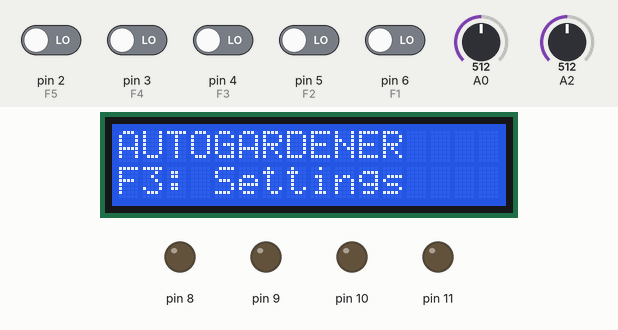
Recording of a sketch running on a simulated Arduino Uno, built with avr-gcc and run on an emulated ATmega328P. On the bench: 16×2 character LCD, output pins drawn as LEDs (lit = HIGH). The test bench sets the inputs (shaded band); at power-on: pin 2 (F5), pin 3 (F4), pin 4 (F3), pin 5 (F2), pin 6 (F1) LOW, A0 = 512, A2 = 512.

Above: at 1.0 s.
1.1 s: pin 6 (F1) driven HIGH
At 1.6 s:
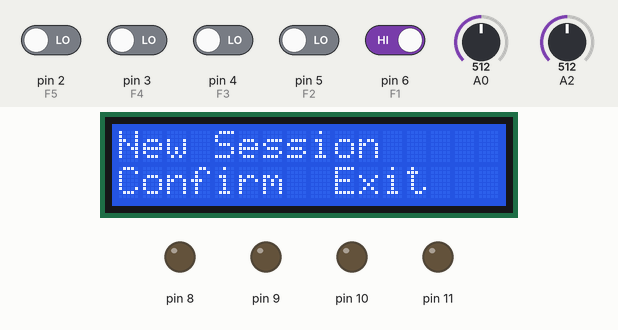
4.1 s: pin 4 (F3) driven HIGH and pin 6 (F1) driven LOW
At 4.54 s:
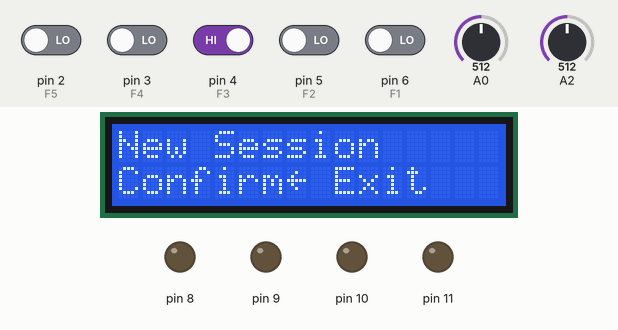
6.8 s: pin 2 (F5) driven HIGH
At 7.56 s:
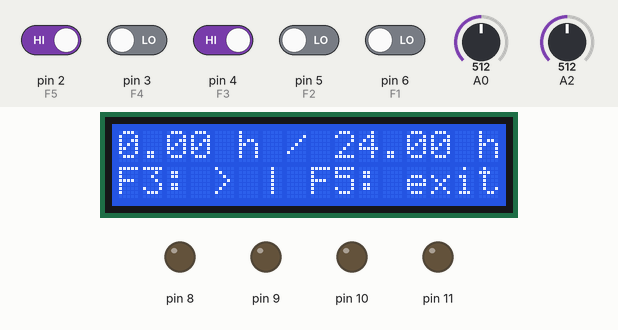
9.8 s: pin 5 (F2) driven HIGH
At 10.23 s:
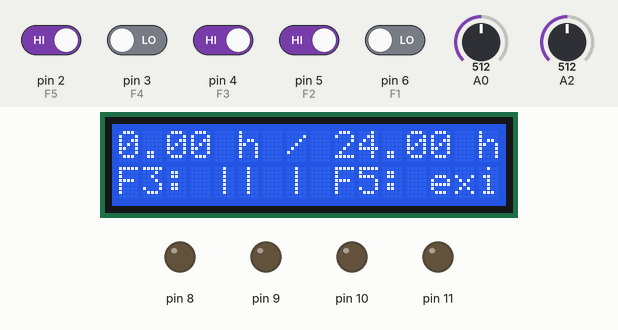
12.8 s: pin 5 (F2) driven LOW
At 13.41 s:
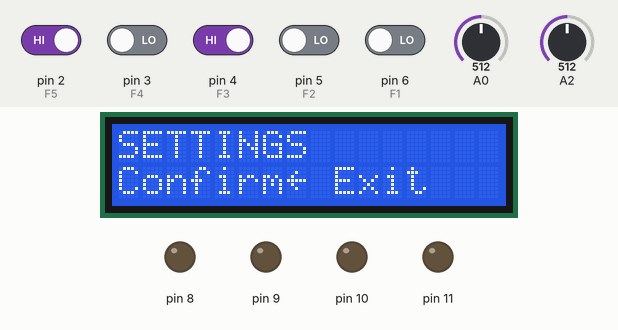
15.8 s: pin 4 (F3) driven LOW
Timing chart, 0 to 18.8 s (numbered marks = the images above; inputs shaded):
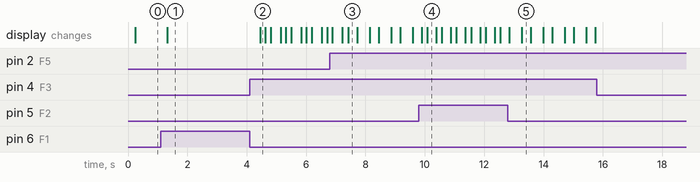

The sketch:

DV_project_code.ino
```cpp
//modules and basic setup
#include <Wire.h>
#include <LiquidCrystal_I2C.h>
#define DISP_ROW 4
#define DISP_COL 20
#define F1 6
#define F2 5
#define F3 4
#define F4 3
#define F5 2
#define LCD_PWR 13 //lcd power pin
#define SCRN_SW_DELAY 50 //sets ms of delay before screen switches modes

LiquidCrystal_I2C lcd(0x27, DISP_ROW, DISP_COL);

//global vars
String disp_contents[DISP_ROW]; //will contain text to be on screen
int curr_screen = 0; //what screen mode it is in
byte MoistWant = 50; //wanted moisture value
float PhWant = 6.5; //wanted pH value
float hours_between = 24; //hours to wait before re-watering sessions
unsigned long water_timer[2]; //[ms since last watering, last watering millis()]
unsigned int refresh_delay = 500; //define delays of screen refreshes in ms
bool ongoing = true; //is watering session to be run
bool backlight_on = true;

void setup() {
  for (byte i=2; i<=6; i++) pinMode(i, INPUT); //button pins
  for (byte i=8; i<=11; i++) pinMode(i, OUTPUT); //motor pins
  setup_screen();
  main_menu();
}

void loop() {
  //UI thing here
  if (curr_screen == 1) {
    main_menu();
  }
  else if (curr_screen == 2) {
    new_session();
  }
  else if (curr_screen == 3) {
    runtime_menu();
  }
  else if (curr_screen == 4) {
    settings_menu();
  }
  else if (curr_screen == 0) { //catchall for bug or test
    placeholder();
  }

  water_timer_refresh();
}
```

UI_functions.ino
```cpp
//startup screen
void main_menu() { //startup screen after product reset ; screen mode 1
  delay(SCRN_SW_DELAY);
  curr_screen = 1; //startup is screen mode 1

  bool stay = true;
  unsigned long refresh_timer = 0;
  String welcome_menu[] = { //startup menu layoyut
    "AUTOGARDENER",
    "F1: New Session",
    "F2: Runtime",
    "F3: Settings"};

  print_screen(welcome_menu); //prints startup menu to display

  while (stay) {
    if (millis() - refresh_timer >= refresh_delay) {
      water(); //carry out watering when it it time to
      water_timer_refresh(); //set ms since last water
      print_screen(welcome_menu); //prints startup menu to display
      refresh_timer = millis();
    }

    if (digitalRead(F1)) {
      stay = false;
      curr_screen = 2; //move to new session menu
    }
    else if (digitalRead(F2)) {
      stay = false;
      curr_screen = 3; //move to runtime menu
    }
    else if (digitalRead(F3)) {
      stay = false;
      curr_screen = 4; //move to settings menu
    }
  }
}

//new session
void new_session() { //setting pH & moisture level for a new session ; screen mode 2
  delay(SCRN_SW_DELAY);
  curr_screen = 2; //new session is screen mode 2

  bool stay = true; //true if settings not confirmed
  byte currset = 0; //current settings value to be manipulated (0 is moisture, 1 is pH, 2 is confirm settings & 3 is exit

  byte old_MoistWant = MoistWant; //old wanted moisture value in case of abort
  float old_PhWant = PhWant; //old wanted moisture value in case of abort

  refreshscreen_newsession(currset);

  while (stay) {
    if (digitalRead(F1) == HIGH){
      if (currset == 0) {
        if (MoistWant > 0) MoistWant -= 5;
      }
      if (currset == 1) {
        if (PhWant > 4) PhWant -= 0.5;
      }
    }
    else if (digitalRead(F2) == HIGH){
      if (currset == 0) {
        if (MoistWant < 80) MoistWant += 5;
      }
      if (currset == 1) {
        if (PhWant < 8) PhWant += 0.5;
      }
    }
    else if (digitalRead(F3) == HIGH){
      if (currset < 3) currset += 1;
      else currset = 0;
    }
    else if (digitalRead(F4) == HIGH){
      if (currset > 0) currset -= 1;
      else currset = 3;
    }

    refreshscreen_newsession(currset); //refreshes the screen

    if (digitalRead(F5) == HIGH and currset >= 2) stay = false;

  }

  if (currset == 3) { //aborted
    MoistWant = old_MoistWant; //set back to old moisture level
    PhWant = old_PhWant; //set back to old pH level
  }
  curr_screen = 3; // move to runtime menu
}

void refreshscreen_newsession(byte selectedpos) { //part of new session
  delay(SCRN_SW_DELAY);

  String sigarrw[] = {"",""," "," "};
  sigarrw[selectedpos] = (char) 127;

  String NS_menu[] = {
   "New Session",
   "Moisture: " + (String) MoistWant + "%" + sigarrw[0],
   "Ph: " + (String) PhWant + sigarrw[1],
   "Confirm" + sigarrw[2] + " Exit" + sigarrw[3]};

   print_screen(NS_menu);
}

//runtime menu
void runtime_menu() {
  delay(SCRN_SW_DELAY);
  curr_screen = 3; //placeholder is screen mode 0

  bool stay = true;
  String playpause = "";
  unsigned long refresh_timer = 0;

  while (stay) {
    if (millis() - refresh_timer >= refresh_delay) {
      water(); //carry out watering when it it time to
      water_timer_refresh(); //set ms since last water
      if (ongoing) playpause = ">";
      else playpause = "||";
      String runtime_display[] = { //runtime menu layoyut
        (String) (water_timer[0]/3600000.0) + " h / " + (String) hours_between + " h",
        "Moisture: " + (String) get_moisture() + "/" + (String) MoistWant + "%",
        "Ph: " + (String) get_pH() + "/" + (String) PhWant,
        "F3: " + playpause + " | F5: exit"};
      print_screen(runtime_display); //prints runtime menu to display
      refresh_timer = millis();
    }
    if (digitalRead(F3)) ongoing = !ongoing;
    if (digitalRead(F5)) stay = false;
  }

  curr_screen = 1; //move to main menu
}

//settings menu
void settings_menu() {
  delay(SCRN_SW_DELAY);
  curr_screen = 4; //settings is screen mode 4

  bool stay = true; //true if settings not entered
  byte currset = 0; //current settings value to be manipulated (0 is backlight, 1 is waittime, 2 is confirm 3 is exit

  float old_hours_between = hours_between;
  bool old_backlight_on = backlight_on;

  refreshscreen_settings(currset); //prints settings menu to display

  while (stay) {
    if (digitalRead(F1) == HIGH and digitalRead(F2) == HIGH) hours_between = 0.02; //comment out for for final
    else
    if (digitalRead(F1) == HIGH){
      if (currset == 0) {
        lcd.backlight();
        backlight_on = true;
      }
      if (currset == 1) {
        if (hours_between < 168) hours_between += 0.5;
      }
    }
    else if (digitalRead(F2) == HIGH){
      if (currset == 0) {
        lcd.noBacklight();
        backlight_on = false;
      }
      if (currset == 1) {
        if (hours_between > 1) hours_between -= 0.5;
      }
    }
    else if (digitalRead(F3) == HIGH){
      if (currset < 3) currset += 1;
      else currset = 0;
    }
    else if (digitalRead(F4) == HIGH){
      if (currset > 0) currset -= 1;
      else currset = 3;
    }

    refreshscreen_settings(currset); //refreshes the screen

    if (digitalRead(F5) == HIGH and currset >= 2) stay = false;

  }

  if (currset == 3) {
    hours_between = old_hours_between; //set back to old hours between when aborted
    if (old_backlight_on) lcd.backlight();
    else lcd.noBacklight();
  }

  curr_screen = 1; //move to main menu
}

void refreshscreen_settings(byte selectedpos) { //part of settings
  String sigarrw[] = {"",""," "," "};
  sigarrw[selectedpos] = (char) 127;

  String SE_menu[] = {
    "SETTINGS",
    "Backlight" + sigarrw[0],
    "Waittime " + (String) hours_between + "h" + sigarrw[1],
    "Confirm" + sigarrw[2] + " Exit" + sigarrw[3]};

   print_screen(SE_menu);
}


//placeholder screen
void placeholder() { //placeholder screen for tests ; screen mode 0
  delay(SCRN_SW_DELAY);
  curr_screen = 0; //placeholder is screen mode 0

  bool stay = true;
  String placeholder_text[] = { //placeholder display layoyut
    "PLACEHOLDER",
    "if you're a user",
    "big bug",
    "F3 for exit"};

  print_screen(placeholder_text); //prints placeholder to display

  while (stay){
    if (digitalRead(F3) == HIGH) stay = false;
  }

  curr_screen = 1; //move to main menu
}
```

display_functions.ino
```cpp
//define functions
void print_screen(String msg[]) {
  String emptyline = "";
  for (byte i=0; i<DISP_COL; i++) {
    emptyline += " ";
  }
  for (byte i = 0; i<DISP_ROW; i++) {
    lcd.setCursor(0, i);
    lcd.print(emptyline);
    lcd.setCursor(0, i);
    lcd.print(msg[i]);
  }
}

void setup_screen() {
  lcd.init();
  if (backlight_on) lcd.backlight();
  else lcd.noBacklight();
  lcd.setCursor(0, 0);
}
```

instrument_readings.ino
```cpp
int get_moisture() {
  //takes 0-3.6v input from moisture sensor and converts to 0-100% range
  return map(analogRead(A0), 0, 737, 0, 100);
}

float get_pH() {
  return 34*(analogRead(A2)*5.0/1024) - 52;
}
```

motor_controller.ino
```cpp
void motorOn(byte chosen) {
  switch (chosen) {
    case 0: digitalWrite(11, HIGH); break;
    case 1: digitalWrite(8, HIGH); break;
    case 2: digitalWrite(9, HIGH); break;
    case 3: digitalWrite(10, HIGH); break;
  }
}

void motorOff(byte chosen) {
  switch (chosen) {
    case 0: digitalWrite(11, LOW); break;
    case 1: digitalWrite(8, LOW); break;
    case 2: digitalWrite(9, LOW); break;
    case 3: digitalWrite(10, LOW); break;
  }
}
```

numbers.ino
```cpp
/* placeholder screen for tests ; screen mode 0
 * startup screen after product reset ; screen mode 1
 * setting pH & moisture level for a new session ; screen mode 2
 * get current data for soil, refresh screen every 10 sec ; screen mode 3
 * get & manipulate device settings; screen mode 4
 *
 * motor 0 is output motor
 * motor 1 is acidic fertiliser input
 * motor 2 is alkaline fertiliser input
 * motor 3 is water input
 */
```

water_timer.ino
```cpp
void water_timer_refresh() {
  if (water_timer[1] <= millis()) {
    water_timer[0] = millis() - water_timer[1];
  }
  if (water_timer[1] > millis()) {
    water_timer[0] = millis() + (4294967295 - water_timer[0]);
  }
}
```

watering.ino
```cpp
void water() {
  String watering_screen[] = { //startup menu layoyut
    "WATERING",
    "SESSION",
    "ONGOING",
    (String) MoistWant + "% | " + (String) PhWant};
  if ((ongoing) and (water_timer[0]/3600000.0 >= hours_between)) {
    print_screen(watering_screen);
    delay(100);

    while (get_moisture() < MoistWant) {
      //water cycle
      motorOn(3);
      delay(5000);
      motorOff(3);

      //check if soil too alkaline
      if (get_pH() > PhWant + 0.5){
        motorOn(1);
        delay(2000);
        motorOff(1);
      }

      //check if soil too acidic
      if (get_pH() < PhWant - 0.5){
        motorOn(2);
        delay(2000);
        motorOff(2);
      }

      //dispense cycle
      motorOn(0);
      delay(15000);
      motorOff(0);
    }

    delay(100);
    water_timer[1] = millis();
  }
}
```

Measured:
- after the input at 1.1 s, the display: changes after 0.22 s (image 1)
- after the input at 4.1 s, the display: changes after 0.36 s (image 2)
- after the input at 6.8 s, the display: first differs from a run without the input after 0.61 s (image 3)
- after the input at 9.8 s, the display: first differs from a run without the input after 0.28 s (image 4)
- after the input at 15.8 s, every drawn part: stays the same
